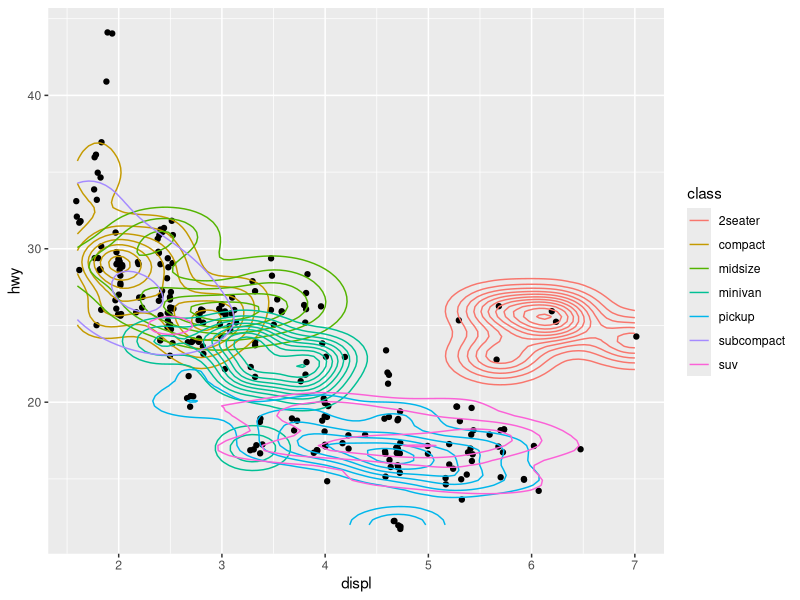
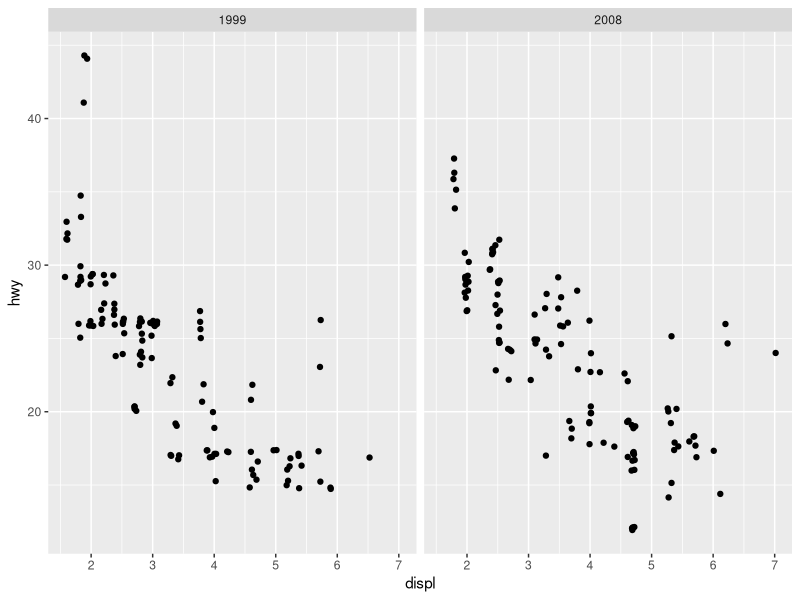

Reproduce these figures in R, in order.
## ---- chunk 1
library(tidyverse)
## ---- chunk 2
x <- 3
x
x <- x + 1
x
## ---- chunk 3
f <- function(x) x + 1
g <- function(x) x * 2
## ---- chunk 4
5 %>% f() %>% g()
## ---- chunk 5
g(f(5)) #<<

## Not:
f(g(5))
## ---- chunk 6
mpg %>% 
  ggplot(aes(x = displ, y = hwy)) +
  geom_jitter() +
  geom_density_2d(aes(color = class))
## ---- chunk 7
mpg %>% 
  ggplot(aes(x = displ, y = hwy)) +
  geom_jitter() +
  facet_wrap(~year)
## ---- chunk 8
f <- function(x) { x <- x + 1; x }
g <- function(x) x * 2
## ---- chunk 9
x <- 3
x %>% f() %>% g()
x
## ---- chunk 10
y <- x %>% f() %>% g() #<<
y
x
